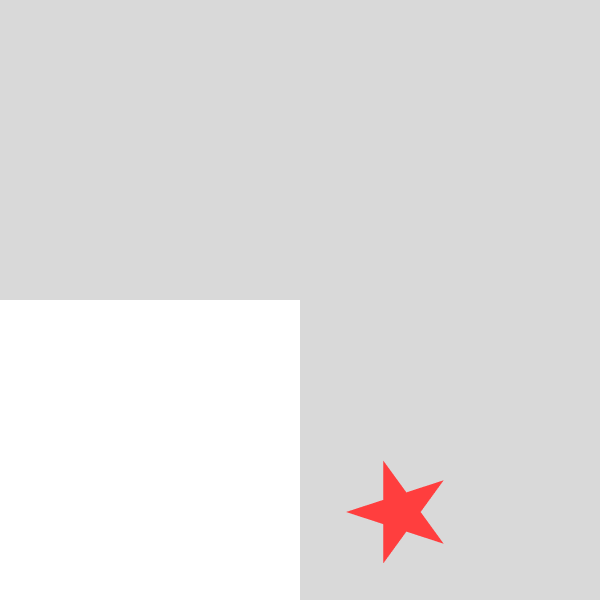
#> input picture hasil_image.png, 600 x 600 px
$ python '6_flipping rotasi.py'
#> lines starting #> are read from the running program, lines starting #| are printed output that depends on the picture
import cv2
import numpy as np

# ==========================
# 1. INPUT GAMBAR
# ==========================
path = input("Masukkan path gambar: ")
#> the answer given: ../hasil_image.png
img = cv2.imread(path)
#> img is the input picture: shape (600, 600, 3); mean B, G, R 225.1, 225.1, 226.8

if img is None:
    print("Gambar tidak ditemukan! Periksa path.")
    exit()

# Tampilkan ukuran gambar
h, w = img.shape[:2]
#> h = 600; w = 600
print(f"Ukuran gambar: {w} x {h}")
#| Ukuran gambar: 600 x 600

# ==========================
# 2. FLIPPING
# ==========================
print("\nPilih jenis flipping:")
print("1 = Horizontal (mirror kiri-kanan)")
print("2 = Vertical (atas-bawah)")
print("3 = Kombinasi (horizontal + vertical)")
print("0 = Tidak melakukan flipping")

flip_choice = int(input("Masukkan pilihan (0/1/2/3): "))
#> the answer given: 1

if flip_choice == 1:
    img = cv2.flip(img, 1)   # flip horizontal
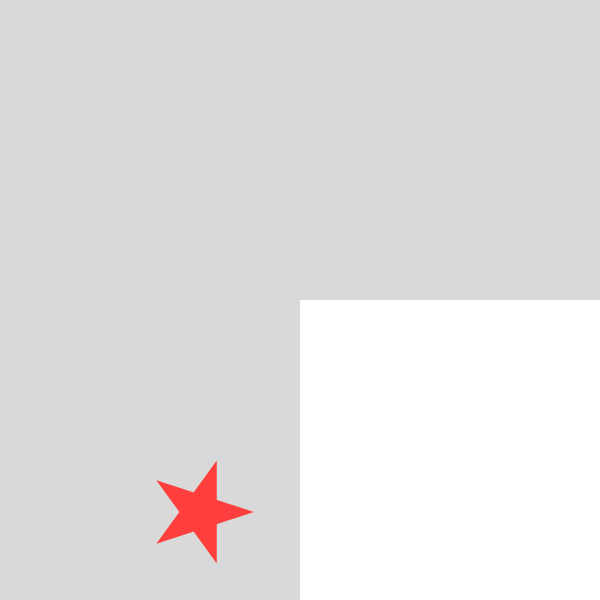
#> img: shape (600, 600, 3); mean B, G, R 225.1, 225.1, 226.8
elif flip_choice == 2:
    img = cv2.flip(img, 0)   # flip vertical
elif flip_choice == 3:
    img = cv2.flip(img, -1)  # flip keduanya
else:
    print("Tidak melakukan flipping.")

# ==========================
# 3. ROTASI
# ==========================
angle = float(input("\nMasukkan derajat rotasi (misal 45, 90, -30): "))
#> the answer given: 3

# Membuat matriks rotasi
center = (w // 2, h // 2)
#> center = (300, 300)
M = cv2.getRotationMatrix2D(center, angle, 1.0)

# Melakukan rotasi
rotated = cv2.warpAffine(img, M, (w, h))
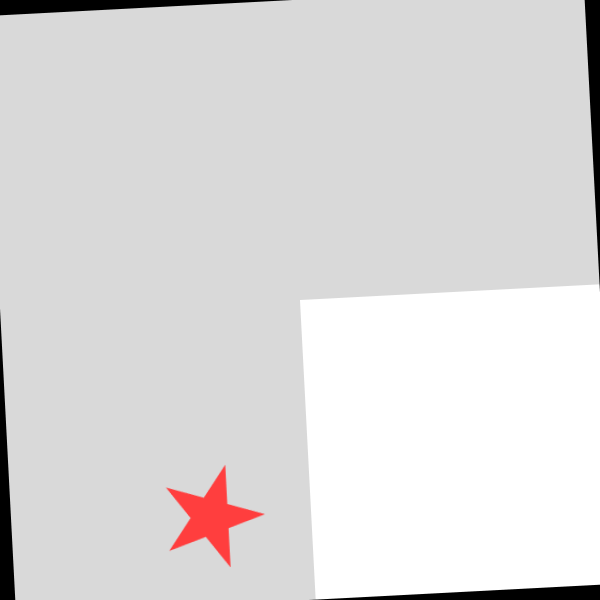
#> rotated: shape (600, 600, 3); mean B, G, R 219.5, 219.5, 221.2

# ==========================
# 4. TAMPILKAN & SIMPAN
# ==========================
cv2.imshow("Hasil", rotated)
cv2.imwrite("hasil_flipped_rotated.png", rotated)
print("\nHasil disimpan sebagai: hasil_flipped_rotated.png")
cv2.waitKey(0)
cv2.destroyAllWindows()
